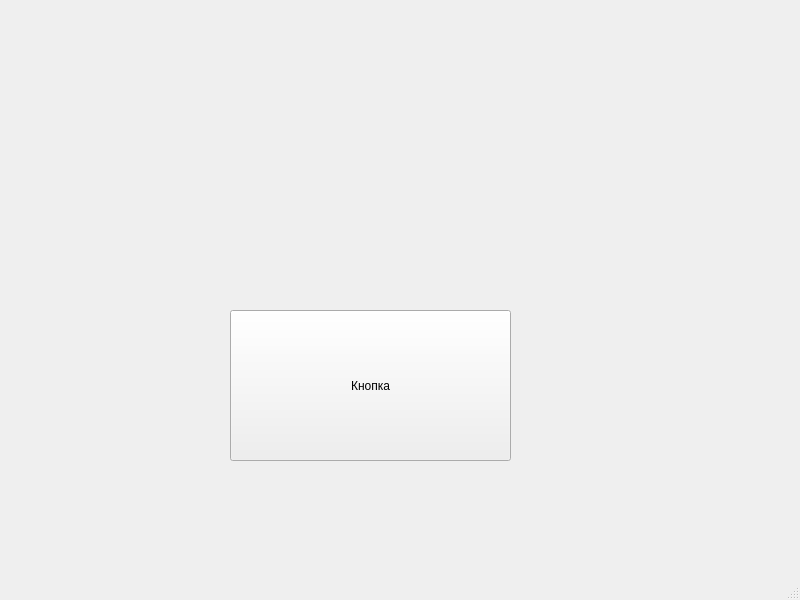
<?xml version="1.0" encoding="UTF-8"?>
<ui version="4.0">
 <class>MainWindow</class>
 <widget class="QMainWindow" name="MainWindow">
  <property name="geometry">
   <rect>
    <x>0</x>
    <y>0</y>
    <width>800</width>
    <height>600</height>
   </rect>
  </property>
  <property name="windowTitle">
   <string>MainWindow</string>
  </property>
  <widget class="QWidget" name="centralwidget">
   <widget class="QPushButton" name="pb">
    <property name="geometry">
     <rect>
      <x>230</x>
      <y>310</y>
      <width>281</width>
      <height>151</height>
     </rect>
    </property>
    <property name="text">
     <string>Кнопка</string>
    </property>
   </widget>
  </widget>
  <widget class="QMenuBar" name="menubar">
   <property name="geometry">
    <rect>
     <x>0</x>
     <y>0</y>
     <width>800</width>
     <height>21</height>
    </rect>
   </property>
  </widget>
  <widget class="QStatusBar" name="statusbar"/>
 </widget>
 <resources/>
 <connections/>
</ui>
